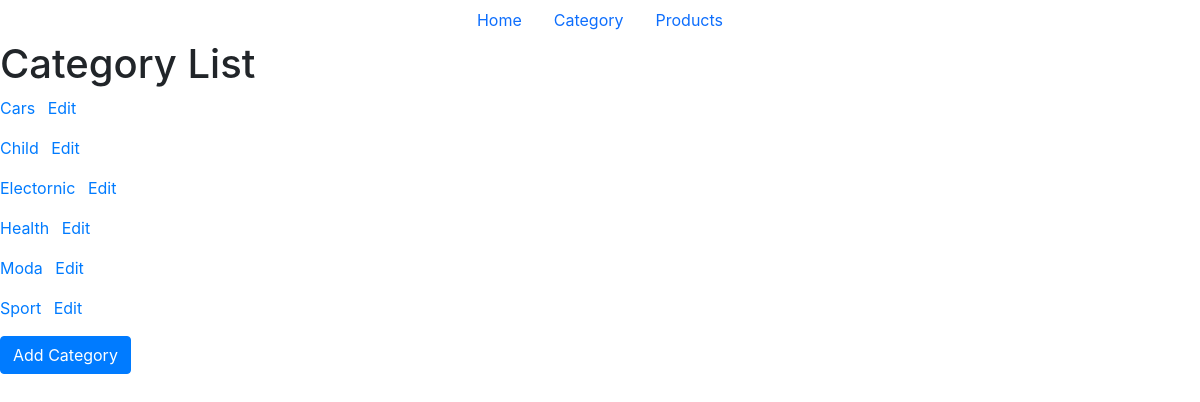
/categories/, run on an earlier commit of the app's database.
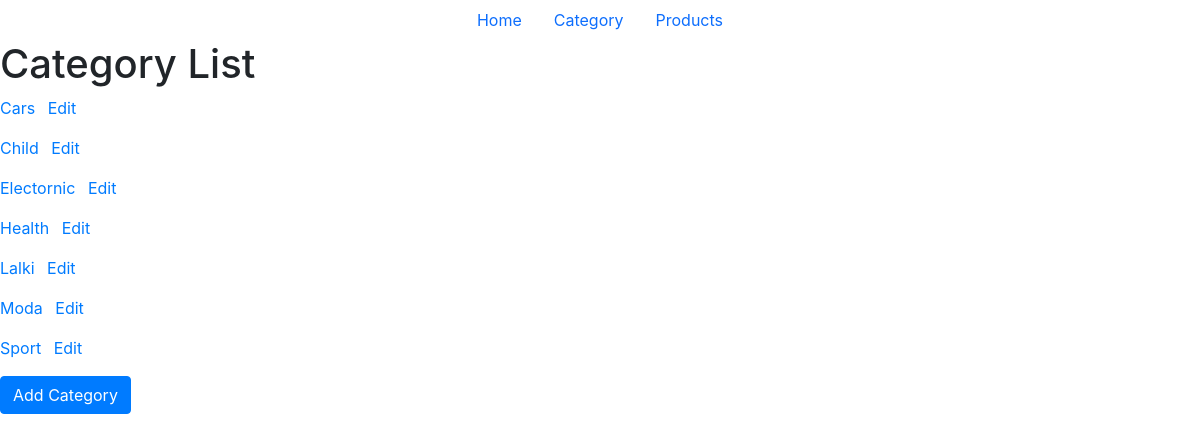
And on a later commit of the database.
### cinema_app/models.py (models this page shows, shortened)
class Category(models.Model):
    category_name = models.CharField(max_length=64)
    slug = models.SlugField(max_length=64, unique=True)

### cinema_app/views.py (the view)
# urls.py: path('categories/', CategoryListView.as_view(), name='categories'),
class CategoryListView(ListView):
    model = Category
    template_name = 'category/category_list.html'
    context_object_name = 'categories'
    def get_queryset(self):
        return Category.objects.all().order_by('category_name')

### templates/category/category_list.html (shortened to what this page needs)
{%extends 'base.html'%}
{%block body%}
<h1>Category List</h1>
{%if categories%}
    {%for category in categories%}
    <ul class="list-inline">
        <li class="list-inline-item"><a class="social-icon text-xs-center" href="{% url 'category' category.slug %}">{{category.category_name}}</a></li>
        <li class="list-inline-item"><a class="social-icon text-xs-center" href="{% url 'edit_category' category.slug %}">Edit</a></li>
    </ul>
    {%endfor%}
{%else%}
    <h2>No existing category</h2>
{%endif%}
<a class="btn btn-primary" href="{% url 'add_category'%}">Add Category</a>
{%endblock body%}

What changed in the data, as far as the page shows it:
added Category: category_name "Lalki"
